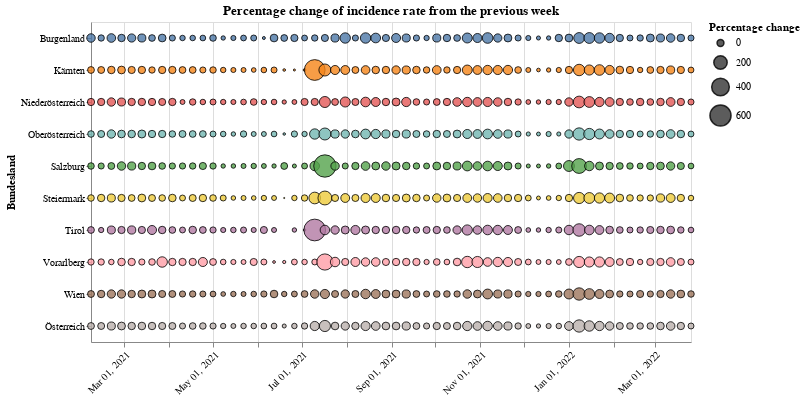

Notebook cell for this chart:
### Code cell
#collapse
source = saturdays_data.query("Time >= '2021-01-31'")
alt.Chart(source).mark_circle(
    opacity=0.8,
    stroke='black',
    strokeWidth=1
).encode(
    alt.X('yearmonthdate(Time):T', axis=alt.Axis(title='', labelAngle=-45)),
    alt.Y('Bundesland:N'),
    alt.Size('rate_change:Q',
            scale=alt.Scale(range=[0, 500]),
            legend=alt.Legend(title='Percentage change')
    ),
    alt.Color('Bundesland:N', legend=None),
    tooltip=['Time', 'rate_change']
).properties(
    width=600,
    height=320,
    title='Percentage change of incidence rate from the previous week'
)

### Figure 1 — Vega-Lite specification as saved in the notebook (floating-point values rounded to 4 significant figures; data arrays with more than 128 entries replaced by an {"elided": "..."} marker saying what was removed)
{"config": {"view": {"continuousWidth": 400, "continuousHeight": 300}}, "data": {"name": "data-3f659d1b8f1e595c3b6a907fa09f532a"}, "mark": {"type": "circle", "opacity": 0.8, "stroke": "black", "strokeWidth": 1}, "encoding": {"color": {"type": "nominal", "field": "Bundesland", "legend": null}, "size": {"type": "quantitative", "field": "rate_change", "legend": {"title": "Percentage change"}, "scale": {"range": [0, 500]}}, "tooltip": [{"type": "temporal", "field": "Time"}, {"type": "quantitative", "field": "rate_change"}], "x": {"type": "temporal", "axis": {"labelAngle": -45, "title": ""}, "field": "Time", "timeUnit": "yearmonthdate"}, "y": {"type": "nominal", "field": "Bundesland"}}, "height": 320, "title": "Percentage change of incidence rate from the previous week", "width": 600, "$schema": "https://vega.github.io/schema/vega-lite/v4.8.1.json", "datasets": {"data-3f659d1b8f1e595c3b6a907fa09f532a": {"elided": "600 records"}}}
